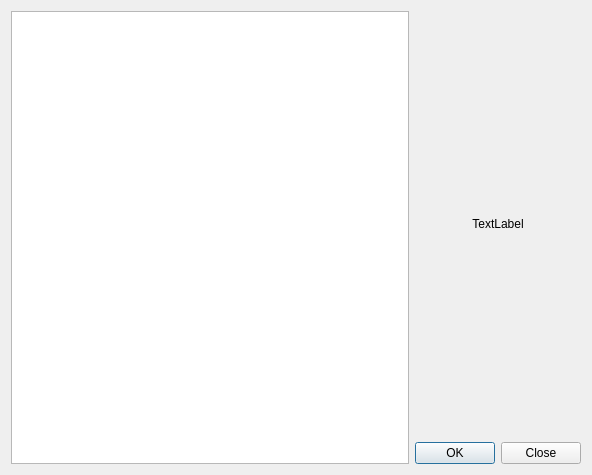
<?xml version="1.0" encoding="UTF-8"?>
<ui version="4.0">
 <class>ClientsListDialog</class>
 <widget class="QDialog" name="ClientsListDialog">
  <property name="geometry">
   <rect>
    <x>0</x>
    <y>0</y>
    <width>592</width>
    <height>475</height>
   </rect>
  </property>
  <property name="windowTitle">
   <string>Список клиентов</string>
  </property>
  <property name="windowIcon">
   <iconset resource="../resource.qrc">
    <normaloff>:/Images/clients.png</normaloff>:/Images/clients.png</iconset>
  </property>
  <layout class="QGridLayout" name="gridLayout" rowstretch="0,0" columnstretch="1,0">
   <item row="0" column="1">
    <widget class="QLabel" name="labelLogo">
     <property name="minimumSize">
      <size>
       <width>150</width>
       <height>0</height>
      </size>
     </property>
     <property name="text">
      <string>TextLabel</string>
     </property>
     <property name="alignment">
      <set>Qt::AlignCenter</set>
     </property>
    </widget>
   </item>
   <item row="0" column="0" rowspan="2">
    <widget class="QTableView" name="tableViewList">
     <property name="editTriggers">
      <set>QAbstractItemView::NoEditTriggers</set>
     </property>
     <property name="alternatingRowColors">
      <bool>true</bool>
     </property>
     <property name="selectionMode">
      <enum>QAbstractItemView::SingleSelection</enum>
     </property>
     <property name="selectionBehavior">
      <enum>QAbstractItemView::SelectRows</enum>
     </property>
    </widget>
   </item>
   <item row="1" column="1">
    <widget class="QDialogButtonBox" name="buttonBox">
     <property name="standardButtons">
      <set>QDialogButtonBox::Close|QDialogButtonBox::Ok</set>
     </property>
    </widget>
   </item>
  </layout>
 </widget>
 <tabstops>
  <tabstop>tableViewList</tabstop>
 </tabstops>
 <resources>
  <include location="../resource.qrc"/>
 </resources>
 <connections/>
</ui>
